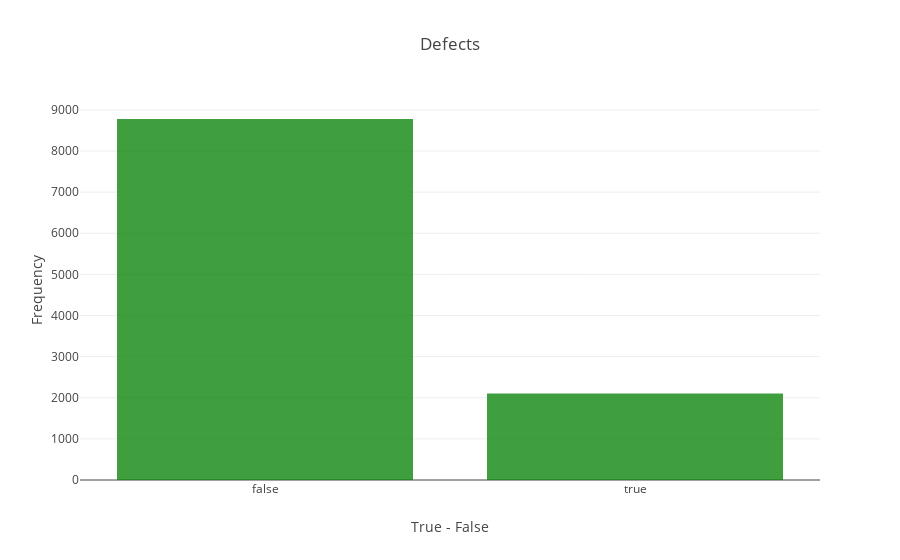

Notebook code for this chart:
### Code cell
trace = go.Histogram(
    x = data.defects,
    opacity = 0.75,
    name = "Defects",
    marker = dict(color = 'green'))

hist_data = [trace]
hist_layout = go.Layout(barmode='overlay',
                   title = 'Defects',
                   xaxis = dict(title = 'True - False'),
                   yaxis = dict(title = 'Frequency'),
)
fig = go.Figure(data = hist_data, layout = hist_layout)
iplot(fig)

### Figure 1 — Plotly figure (JSON) as saved in the notebook; plotly's stock layout.template omitted (floating-point values rounded to 4 significant figures; data arrays with more than 128 entries replaced by an {"elided": "..."} marker saying what was removed)
{"data": [{"marker": {"color": "green"}, "name": "Defects", "opacity": 0.75, "type": "histogram", "uid": "fc7b574a-d529-4a38-b05f-9b2877822890", "x": {"elided": "10885 bool values"}}], "layout": {"barmode": "overlay", "title": {"text": "Defects"}, "xaxis": {"title": {"text": "True - False"}}, "yaxis": {"title": {"text": "Frequency"}}}}
